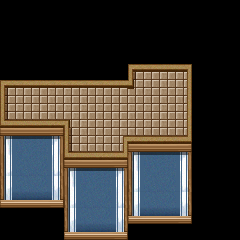

Rendered tile map (Tiled .tmx) drawn with the repository's tilesets; below, a short description and the map source with its tile grids summarised:
An orthogonal 15x15 tile map with 16x16 px tiles, 1 tile layer (Tile Layer 1).

<map version="1.0" orientation="orthogonal" renderorder="right-down" width="15" height="15" tilewidth="16" tileheight="16" nextobjectid="1">
 <tileset firstgid="1" name="MDTileA4" tilewidth="16" tileheight="16" tilecount="960">
  <image source="../MDTileA4.png" width="512" height="480" />
 </tileset>
 <layer name="Tile Layer 1" width="15" height="15">
  <data>[225 cells, 112 non-empty, 34 distinct tile ids]</data>
 </layer>
</map>
